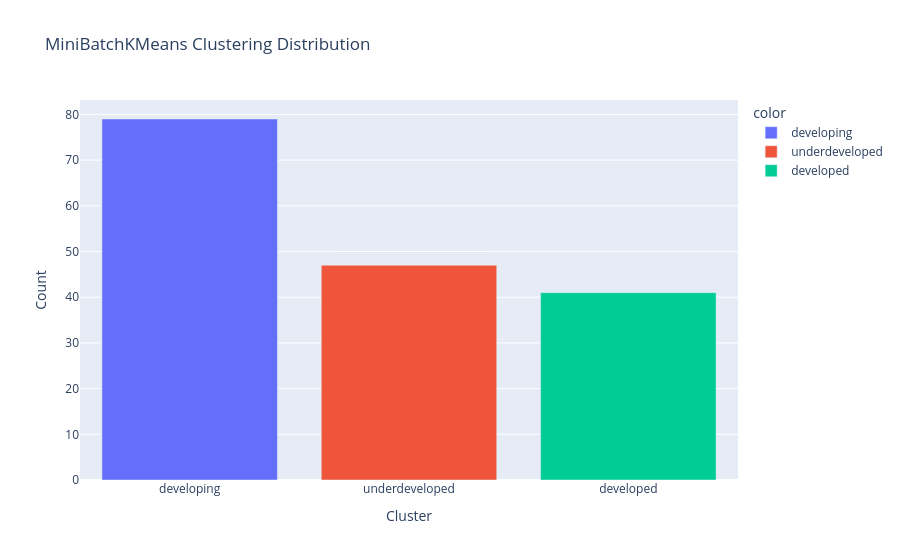

The notebook cell this image was saved under:
### Markdown cell above
# MiniBatch Results

### Code cell
bar_fig = px.bar(
    df_final,
    x=df_final['mini_cluster'].value_counts().index,
    y=df_final['mini_cluster'].value_counts().values,
    color=df_final['mini_cluster'].value_counts().index,
    title='MiniBatchKMeans Clustering Distribution'
)

bar_fig.update_xaxes(title='Cluster')
bar_fig.update_yaxes(title='Count')

pio.show(bar_fig)

### Figure 1 — Plotly figure (JSON) as saved in the notebook; plotly's stock layout.template omitted (floating-point values rounded to 4 significant figures)
{"data": [{"alignmentgroup": "True", "hovertemplate": "color=developing<br>x=%{x}<br>y=%{y}<extra></extra>", "legendgroup": "developing", "marker": {"color": "#636efa", "pattern": {"shape": ""}}, "name": "developing", "offsetgroup": "developing", "orientation": "v", "showlegend": true, "textposition": "auto", "type": "bar", "x": ["developing"], "xaxis": "x", "y": [79], "yaxis": "y"}, {"alignmentgroup": "True", "hovertemplate": "color=underdeveloped<br>x=%{x}<br>y=%{y}<extra></extra>", "legendgroup": "underdeveloped", "marker": {"color": "#EF553B", "pattern": {"shape": ""}}, "name": "underdeveloped", "offsetgroup": "underdeveloped", "orientation": "v", "showlegend": true, "textposition": "auto", "type": "bar", "x": ["underdeveloped"], "xaxis": "x", "y": [47], "yaxis": "y"}, {"alignmentgroup": "True", "hovertemplate": "color=developed<br>x=%{x}<br>y=%{y}<extra></extra>", "legendgroup": "developed", "marker": {"color": "#00cc96", "pattern": {"shape": ""}}, "name": "developed", "offsetgroup": "developed", "orientation": "v", "showlegend": true, "textposition": "auto", "type": "bar", "x": ["developed"], "xaxis": "x", "y": [41], "yaxis": "y"}], "layout": {"barmode": "relative", "legend": {"title": {"text": "color"}, "tracegroupgap": 0}, "title": {"text": "MiniBatchKMeans Clustering Distribution"}, "xaxis": {"anchor": "y", "domain": [0, 1], "title": {"text": "Cluster"}}, "yaxis": {"anchor": "x", "domain": [0, 1], "title": {"text": "Count"}}}}
